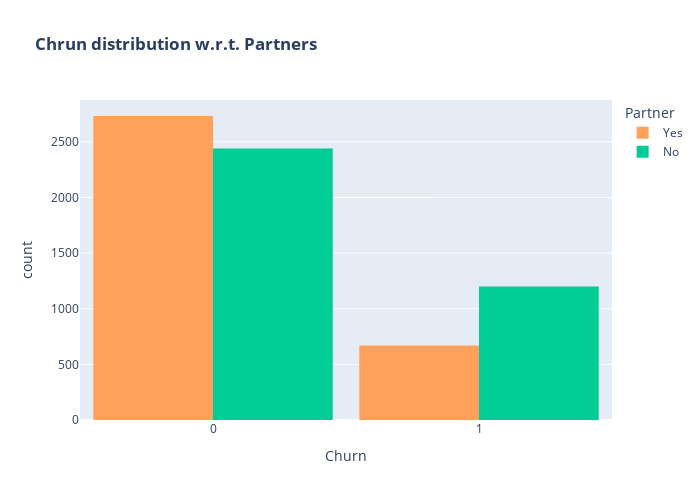

Notebook source saved alongside this figure:
### Markdown cell above
* **CHURNED CUSTOMERS (RIGHT GROUP):** The vast MAJORITY of customers who CHURNED were those with **NO DEPENDENTS**. The number of churners who had dependents is comparatively very small.

* **NON-CHURNED CUSTOMERS (LEFT GROUP):** While customers with NO DEPENDENTS also form a large part of the loyal customer base, a very substantial number of customers **WITH DEPENDENTS** remained with the service.

* **KEY INSIGHT:** This chart indicates that having **DEPENDENTS is a strong factor in customer loyalty**. Customers WITH dependents are significantly LESS LIKELY to churn, while those without dependents represent a much higher churn risk.

### Code cell
color_map = {"Yes": '#FFA15A', "No": '#00CC96'}
fig = px.histogram(df, x="Churn", color="Partner", barmode="group", title="<b>Chrun distribution w.r.t. Partners</b>", color_discrete_map=color_map)
fig.update_layout(width=700, height=500, bargap=0.1)
fig.show()

### Figure 1 — Plotly figure (JSON) as saved in the notebook; plotly's stock layout.template omitted (floating-point values rounded to 4 significant figures; data arrays with more than 128 entries replaced by an {"elided": "..."} marker saying what was removed)
{"data": [{"alignmentgroup": "True", "bingroup": "x", "hovertemplate": "Partner=Yes<br>Churn=%{x}<br>count=%{y}<extra></extra>", "legendgroup": "Yes", "marker": {"color": "#FFA15A", "pattern": {"shape": ""}}, "name": "Yes", "offsetgroup": "Yes", "orientation": "v", "showlegend": true, "type": "histogram", "x": {"elided": "3402 int values"}, "xaxis": "x", "yaxis": "y"}, {"alignmentgroup": "True", "bingroup": "x", "hovertemplate": "Partner=No<br>Churn=%{x}<br>count=%{y}<extra></extra>", "legendgroup": "No", "marker": {"color": "#00CC96", "pattern": {"shape": ""}}, "name": "No", "offsetgroup": "No", "orientation": "v", "showlegend": true, "type": "histogram", "x": {"elided": "3641 int values"}, "xaxis": "x", "yaxis": "y"}], "layout": {"bargap": 0.1, "barmode": "group", "height": 500, "legend": {"title": {"text": "Partner"}, "tracegroupgap": 0}, "title": {"text": "<b>Chrun distribution w.r.t. Partners</b>"}, "width": 700, "xaxis": {"anchor": "y", "domain": [0, 1], "title": {"text": "Churn"}}, "yaxis": {"anchor": "x", "domain": [0, 1], "title": {"text": "count"}}}}
